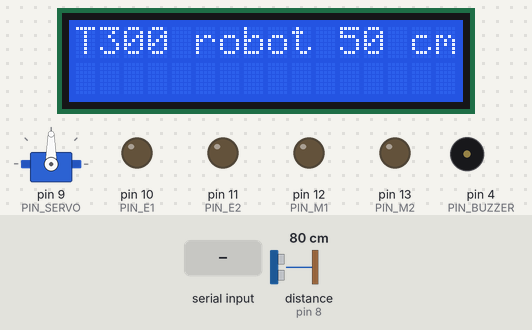
This sketch was run on a simulated Arduino Mega 2560, built with avr-gcc and run on an emulated ATmega2560. Shown: servo, 16×2 character LCD, output pins drawn as LEDs (lit = HIGH), buzzer (waves = sounding, pin HIGH). Inputs (shaded band) come from the test bench; at power-on: distance to the obstacle (sensor on pin 8) 80 cm. The echo pulse lasts 58.3 µs per cm.

Above: at 1.4 s.
1.5 s: "M" received over the second serial link
At 2.8 s:
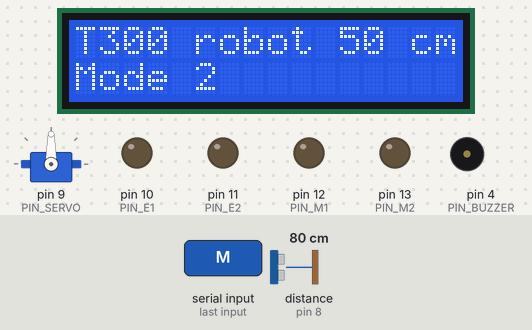
3.2 s: "T" received over the second serial link
At 3.9 s:
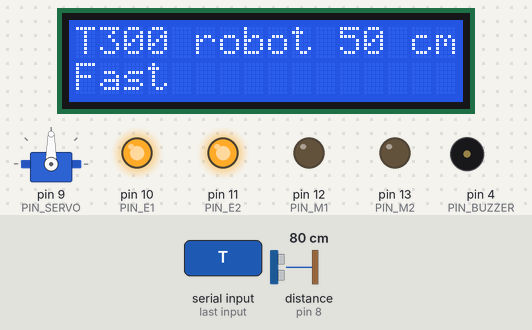
4.7 s: "X" received over the second serial link
At 5.0 s:
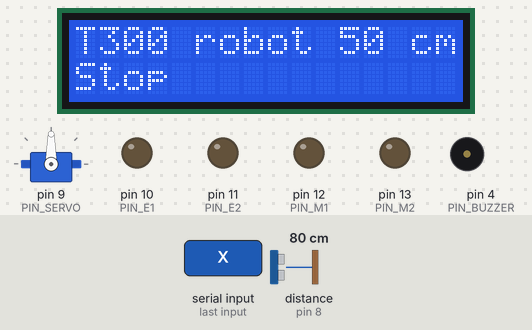
6.2 s: "M" received over the second serial link
At 7.4 s:
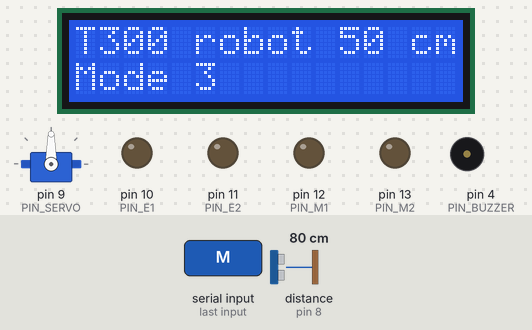
7.7 s: distance to the obstacle (sensor on pin 8) set to 21 cm
At 8.1 s:
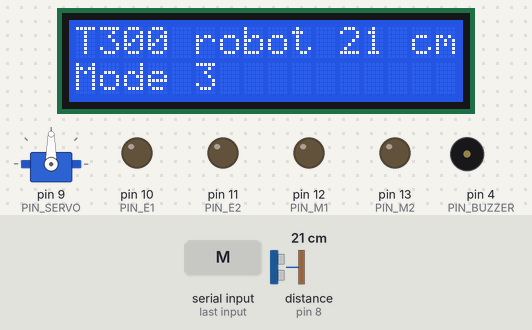
9.2 s: distance to the obstacle (sensor on pin 8) set to 18 cm
At 9.8 s:
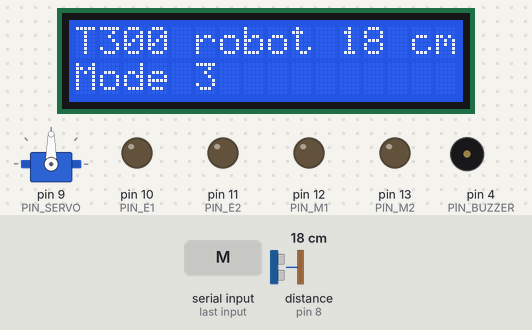
Timing chart, 0 to 13.2 s (numbered marks = the images above; inputs shaded):
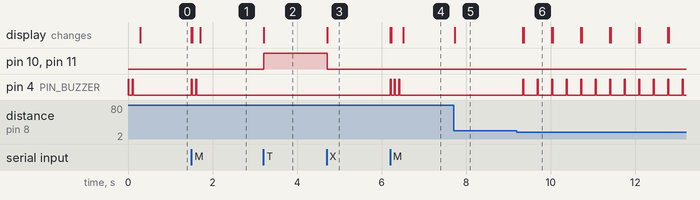

Measured:
- the behaviour switches between 20 and 19 cm on distance to the obstacle (sensor on pin 8) (found by bisection; images 5 and 6)
- after the input at 1.5 s, pin 4 (PIN_BUZZER): alternates HIGH for 0.02 s and LOW for 0.08 s, 4 changes in all, then stays LOW, starting at once; the display: first changes at once (image 1 shows a later state)
- after the input at 3.2 s, pin 10 (PIN_E1), pin 11 (PIN_E2): LOW → HIGH at once; the display: changes at once (image 2)
- after the input at 4.7 s, pin 10 (PIN_E1), pin 11 (PIN_E2): HIGH → LOW at once; the display: changes at once (image 3)
- after the input at 6.2 s, pin 4 (PIN_BUZZER): alternates HIGH for 0.02 s and LOW for 0.08 s, 6 changes in all, then stays LOW, starting at once; the display: first changes at once (image 4 shows a later state)
- after the input at 7.7 s, the display: changes at once (image 5)
- after the input at 9.2 s, pin 4 (PIN_BUZZER): alternates HIGH for 0.02 s and LOW for 0.32 s, starting after 0.14 s; the display: first changes after 0.14 s (image 6 shows a later state)

The sketch:

T300_20191209.ino
```cpp
// Setup with 10 keys as defined in the root folder and used with kreier/remote and BitBlue on iOS
//
// Matrix for control - mode1
//
// key index M1[] M2[] SPED text
//  F    0   HIGH HIGH 255  forward
//  B    1   LOW  LOW  255  backward
//  L    2   HIGH LOW  255  left
//  R    3   LOW  HIGH 255  right
//
//
//


#include <NewPing.h>
#include <Servo.h>
#include <Wire.h>
#include <hd44780.h>
#include <hd44780ioClass/hd44780_I2Cexp.h> // include i/o class header

#define PIN_BUZZER     4
#define PIN_TRIGGER    7
#define PIN_ECHO       8
#define PIN_SERVO      9
#define PIN_E1        10 // enable - with PWM
#define PIN_M1        12
#define PIN_E2        11
#define PIN_M2        13
#define MAX_DISTANCE  50
#define RELAX_SONAR  200 // ms to check for obstacles
#define RELAX_DRIVE  412 // ms to drive until check direction

char BTinput = '0';  // char input via bluetooth
int  BTkey = 0;      // converted to numerical value
int  pos = 0;
int  spd = 0;
int  mode = 1;
int  keyindex[] = {"F","B","L","R","T","C","X","Q","M","S"};
String message = "Stop   ";
boolean M1[] = {HIGH, LOW, HIGH, LOW};
boolean M2[] = {HIGH, LOW, LOW, HIGH};
int sped[] = {255, 255, 200, 200};
String text[] = {"forward","backward","left","right"};
unsigned long timer_sonar;
unsigned long timer_drive;
int DistanceCm;
boolean selbst = LOW;

hd44780_I2Cexp lcd;
NewPing sonar(PIN_TRIGGER, PIN_ECHO, MAX_DISTANCE);
Servo myservo;

void distance() {
  DistanceCm = sonar.ping_cm(); // 10 pings per second
  if (DistanceCm == 0) DistanceCm = MAX_DISTANCE;
  lcd.setCursor(11,0);
  lcd.print(DistanceCm);
  lcd.print(" cm  ");
  if(DistanceCm < 20) {
    if(mode == 3) beep(1);
    timer_sonar -= (RELAX_SONAR - DistanceCm * 19);
    if(DistanceCm < 10) { // please stop
      spd = 0;
      analogWrite(PIN_E1, spd);
      analogWrite(PIN_E2, spd);
    }
  }
}

void beep(int beeps) {
  for(int i = 0; i < beeps; i++) {
    digitalWrite(PIN_BUZZER, HIGH);
    lcd.noBacklight();
    delay(20);
    digitalWrite(PIN_BUZZER, LOW);
    lcd.backlight();
    delay(80);
  }
}

void disp(int lcd_x, int lcd_y, String text) {
  Serial1.print( text );        // return via bluetooth
  lcd.setCursor(lcd_x, lcd_y);
  lcd.print( text );
}

void setup() {
  pinMode(PIN_TRIGGER, OUTPUT);
  pinMode(PIN_ECHO, INPUT);
  pinMode(PIN_SERVO, OUTPUT);
  pinMode(PIN_BUZZER, OUTPUT);
  pinMode(PIN_M1, OUTPUT);
  pinMode(PIN_M2, OUTPUT);
  analogWrite(PIN_E1, spd);
  analogWrite(PIN_E2, spd);
  myservo.attach(PIN_SERVO);
  myservo.write(90);
  timer_sonar = millis();
  timer_drive = millis();

  beep(2);
  Serial1.begin(9600);  // HC-10 BLE on pin 0 and 1
  lcd.init();
  //lcd.backlight();
  disp(0, 0, "T300 robot car");
}


void loop() {
  if (Serial1.available())
  {
    BTinput = Serial1.read();
    // MODE 1: Drive
    if(BTinput == 'F'  && mode == 1) { // up - forward
        digitalWrite(PIN_M1, HIGH);
        digitalWrite(PIN_M2, HIGH);
        message = "forward ";
    }
    if(BTinput == 'B' && mode == 1) { // down - backward
        digitalWrite(PIN_M1, LOW);
        digitalWrite(PIN_M2, LOW);
        message = "backward";
    }
    if(BTinput == 'L' && mode == 1) { // left turn
        digitalWrite(PIN_M1, HIGH);
        digitalWrite(PIN_M2, LOW);
        message = "left    ";
        if(spd > 200) spd = 160;
    }
    if(BTinput == 'R' && mode == 1) { // right turn
        digitalWrite(PIN_M1, LOW);
        digitalWrite(PIN_M2, HIGH);
        message = "right   ";
        if(spd > 200) spd = 160;
    }
    if(BTinput == 'S' && mode == 3) {          // Start  -  autonomus with the servo
      for (pos = 30; pos <= 150; pos += 1) {
        myservo.write(pos);
        delay(15);
      }
      for (pos = 150; pos >= 30; pos -= 1) {
         myservo.write(pos);
         delay(15);
      }
      myservo.write(90);
      message = "scanning";
    }
    if(BTinput == 'S' && mode == 4) {          // Start  -  autonomus driving
      selbst = HIGH;
    }
    if(BTinput == 'T') {
      spd = 255; // triangle - B - FAST
      message = "Fast    ";
    }
    if(BTinput == 'M') {          // circle   - Y - SELECT
      // what is my mode? Beep 1 for remote 2 for autonomus and 3 for autonomus with ultrasonic beep
      mode++;
      if(mode > 4) mode = 1;
      beep(mode);
      message = "Mode ";
      message += String(mode);
      message += "   ";
    }
    if(BTinput == 'X') {
      spd = 0;   // cross   - X - STOP
      message = "Stop    ";
    }
    if(BTinput == 'Q' && mode == 1) { // slower
      spd -= 15;
      if(spd < 30) spd = 30;
      message = "square ";
      message += spd;
      message += " ";
    }
    if(BTinput == 'C' && mode == 1) { // faster
      spd += 15;
      if(spd > 255) spd = 255;
      message = "circle ";
      message += spd;
      message += " ";
    }
    disp(0, 1, message);
    analogWrite(PIN_E1, spd);
    analogWrite(PIN_E2, spd);
  }
  if(millis() > timer_sonar + RELAX_SONAR) {
    timer_sonar = millis();
    distance();
  }
}
```
